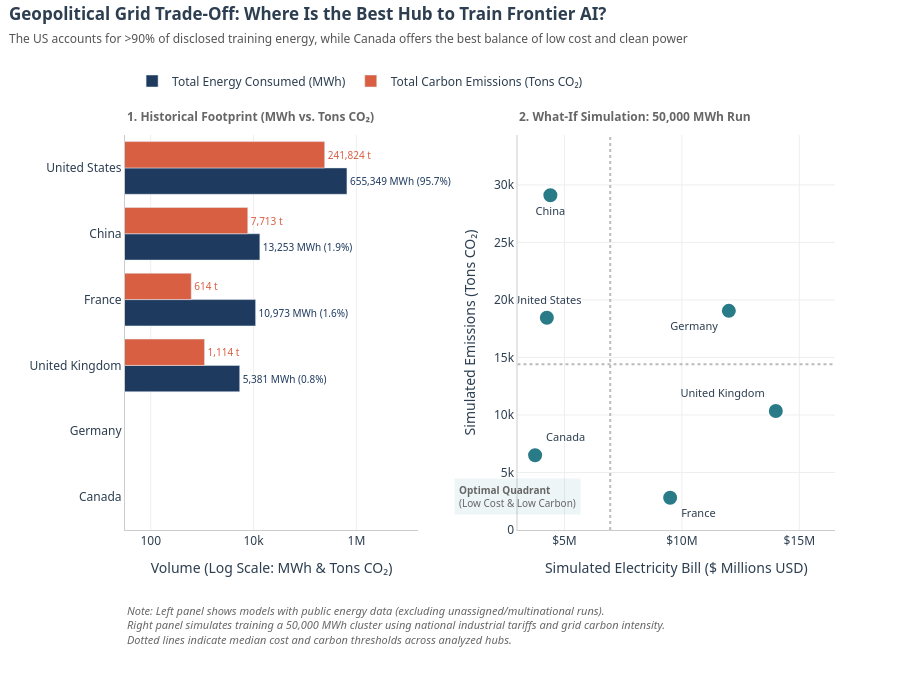

The notebook cell this image was saved under:
### Markdown cell above
### 6. Geopolitical Grid Trade-Off & Site Selection

### Code cell
fig5.update_layout(
    barmode="group",
    title=dict(
        text=(
            "<b>Geopolitical Grid Trade-Off: Where Is the Best Hub to Train Frontier AI?</b><br>"
            "<span style='font-size:12px; color:#555555;'>"
            "The US accounts for >90% of disclosed training energy, while Canada offers the best balance of low cost and clean power"
            "</span>"
        ),
        x=0.01,
        xanchor="left",
        y=0.97,
        yanchor="top",
    ),
    font=dict(family="Segoe UI, Arial, sans-serif", size=12, color="#2C3E50"),
    plot_bgcolor="white",
    paper_bgcolor="white",
    legend=dict(
        orientation="h",
        yanchor="bottom",
        y=1.10,        
        xanchor="left",
        x=0.01,
        bgcolor="rgba(255,255,255,0.9)",
    ),
    height=680,
    margin=dict(t=135, b=150, l=125, r=65), 
    annotations=[
        dict(
            text="<b>1. Historical Footprint (MWh vs. Tons CO₂)</b>",
            x=0.0,
            xanchor="left",
            y=1.02,
            yanchor="bottom",
            xref="x domain",
            yref="y domain",
            showarrow=False,
            font=dict(size=12, color="#666666"),
        ),
        dict(
            text="<b>2. What-If Simulation: 50,000 MWh Run</b>",
            x=0.0,
            xanchor="left",
            y=1.02,
            yanchor="bottom",
            xref="x2 domain",
            yref="y2 domain",
            showarrow=False,
            font=dict(size=12, color="#666666"),
        ),
        # Highlight Sweet Spot (Bottom-Left Quadrant)
        dict(
            text="<b>Optimal Quadrant</b><br>(Low Cost & Low Carbon)",
            x=df_country["sim_cost_usd_m"].min() * 0.80,
            y=df_country["sim_co2_tons"].max() * 0.10,
            xref="x2",
            yref="y2",
            showarrow=False,
            align="left",
            font=dict(size=10, color="#666666"),
            bgcolor="rgba(42, 123, 136, 0.08)",
            borderpad=4,
        ),
        dict(
            text=(
                "<i>Note: Left panel shows models with public energy data (excluding unassigned/multinational runs).<br>"
                "Right panel simulates training a 50,000 MWh cluster using national industrial tariffs and grid carbon intensity.<br>"
                "Dotted lines indicate median cost and carbon thresholds across analyzed hubs.</i>"
            ),
            x=0.0,
            xanchor="left",
            y=-0.18,
            yanchor="top",
            xref="paper",
            yref="paper",
            showarrow=False,
            align="left",
            font=dict(size=11, color="#666666"),
        ),
    ],
)

# Left panel axes (Log scale on X with generous headroom so outside labels never touch Panel 2)
fig5.update_xaxes(
    title_text="Volume (Log Scale: MWh & Tons CO₂)",
    title_standoff=14,
    type="log",
    range=[1.5, 7.2],
    gridcolor="#EEEEEE",
    linecolor="#CCCCCC",
    row=1,
    col=1,
)
fig5.update_yaxes(showgrid=False, linecolor="#CCCCCC", row=1, col=1)

# Right panel axes (Linear Cost vs Linear Carbon)
fig5.update_xaxes(
    title_text="Simulated Electricity Bill ($ Millions USD)",
    title_standoff=14,
    range=[df_country["sim_cost_usd_m"].min() * 0.80, df_country["sim_cost_usd_m"].max() * 1.18],
    tickprefix="$",
    ticksuffix="M",
    gridcolor="#EEEEEE",
    linecolor="#CCCCCC",
    row=1,
    col=2,
)
fig5.update_yaxes(
    title_text="Simulated Emissions (Tons CO₂)",
    range=[0, df_country["sim_co2_tons"].max() * 1.18],
    gridcolor="#EEEEEE",
    linecolor="#CCCCCC",
    row=1,
    col=2,
)

fig5.show()

### Figure 1 — Plotly figure (JSON) as saved in the notebook; plotly's stock layout.template omitted (floating-point values rounded to 4 significant figures)
{"data": [{"cliponaxis": false, "customdata": [[2, 33], [3, 19], [13, 64], [1, 13], [14, 165], [122, 709]], "hovertemplate": "<b>%{y}</b><br>Disclosed Energy: %{x:,.0f} MWh<br>Sample Coverage: %{customdata[0]} of %{customdata[1]} models<extra></extra>", "marker": {"color": "#1E3A5F"}, "name": "Total Energy Consumed (MWh)", "orientation": "h", "text": ["2 MWh (0.0%)", "11 MWh (0.0%)", "5,381 MWh (0.8%)", "10,973 MWh (1.6%)", "13,253 MWh (1.9%)", "655,349 MWh (95.7%)"], "textfont": {"color": "#1E3A5F", "size": 10}, "textposition": "outside", "type": "bar", "x": [1.505, 11.33, 5381.0, 10970.0, 13250.0, 655300.0], "xaxis": "x", "y": ["Canada", "Germany", "United Kingdom", "France", "China", "United States"], "yaxis": "y"}, {"cliponaxis": false, "customdata": [130.0, 381.0, 207.0, 56.0, 582.0, 369.0], "hovertemplate": "<b>%{y}</b><br>Estimated Emissions: %{x:,.0f} tons CO₂<br>Grid Carbon Intensity: %{customdata:.0f} gCO₂/kWh<extra></extra>", "marker": {"color": "#D95F43"}, "name": "Total Carbon Emissions (Tons CO₂)", "orientation": "h", "text": ["0 t", "4 t", "1,114 t", "614 t", "7,713 t", "241,824 t"], "textfont": {"color": "#D95F43", "size": 10}, "textposition": "outside", "type": "bar", "x": [0.1957, 4.316, 1114.0, 614.5, 7713.0, 241800.0], "xaxis": "x", "y": ["Canada", "Germany", "United Kingdom", "France", "China", "United States"], "yaxis": "y"}, {"customdata": [[0.075, 130.0], [0.24, 381.0], [0.28, 207.0], [0.19, 56.0], [0.088, 582.0], [0.085, 369.0]], "hovertemplate": "<b>%{text} (50,000 MWh Benchmark Run)</b><br>Electricity Bill: <b>$%{x:.2f}M</b> ($%{customdata[0]:.3f}/kWh)<br>Carbon Emissions: <b>%{y:,.0f} tons CO₂</b> (%{customdata[1]:.0f} gCO₂/kWh)<extra></extra>", "marker": {"color": "#2A7B88", "line": {"color": "white", "width": 2}, "size": 16}, "mode": "markers+text", "name": "50,000 MWh Training Simulation", "showlegend": false, "text": ["Canada", "Germany", "United Kingdom", "France", "China", "United States"], "textfont": {"color": "#2C3E50", "size": 11}, "textposition": ["top right", "bottom left", "top left", "bottom right", "bottom center", "top center"], "type": "scatter", "x": [3.75, 12.0, 14.0, 9.5, 4.4, 4.25], "xaxis": "x2", "y": [6500.0, 19050.0, 10350.0, 2800.0, 29100.0, 18450.0], "yaxis": "y2"}], "layout": {"annotations": [{"font": {"color": "#666666", "size": 12}, "showarrow": false, "text": "<b>1. Historical Footprint (MWh vs. Tons CO₂)</b>", "x": 0, "xanchor": "left", "xref": "x domain", "y": 1.02, "yanchor": "bottom", "yref": "y domain"}, {"font": {"color": "#666666", "size": 12}, "showarrow": false, "text": "<b>2. What-If Simulation: 50,000 MWh Run</b>", "x": 0, "xanchor": "left", "xref": "x2 domain", "y": 1.02, "yanchor": "bottom", "yref": "y2 domain"}, {"align": "left", "bgcolor": "rgba(42, 123, 136, 0.08)", "borderpad": 4, "font": {"color": "#666666", "size": 10}, "showarrow": false, "text": "<b>Optimal Quadrant</b><br>(Low Cost & Low Carbon)", "x": 3, "xref": "x2", "y": 2910, "yref": "y2"}, {"align": "left", "font": {"color": "#666666", "size": 11}, "showarrow": false, "text": "<i>Note: Left panel shows models with public energy data (excluding unassigned/multinational runs).<br>Right panel simulates training a 50,000 MWh cluster using national industrial tariffs and grid carbon intensity.<br>Dotted lines indicate median cost and carbon thresholds across analyzed hubs.</i>", "x": 0, "xanchor": "left", "xref": "paper", "y": -0.18, "yanchor": "top", "yref": "paper"}], "barmode": "group", "font": {"color": "#2C3E50", "family": "Segoe UI, Arial, sans-serif", "size": 12}, "height": 680, "legend": {"bgcolor": "rgba(255,255,255,0.9)", "orientation": "h", "x": 0.01, "xanchor": "left", "y": 1.1, "yanchor": "bottom"}, "margin": {"b": 150, "l": 125, "r": 65, "t": 135}, "paper_bgcolor": "white", "plot_bgcolor": "white", "shapes": [{"line": {"color": "#BBBBBB", "dash": "dot"}, "type": "line", "x0": 6.95, "x1": 6.95, "xref": "x2", "y0": 0, "y1": 1, "yref": "y2 domain"}, {"line": {"color": "#BBBBBB", "dash": "dot"}, "type": "line", "x0": 0, "x1": 1, "xref": "x2 domain", "y0": 14400, "y1": 14400, "yref": "y2"}], "title": {"text": "<b>Geopolitical Grid Trade-Off: Where Is the Best Hub to Train Frontier AI?</b><br><span style='font-size:12px; color:#555555;'>The US accounts for >90% of disclosed training energy, while Canada offers the best balance of low cost and clean power</span>", "x": 0.01, "xanchor": "left", "y": 0.97, "yanchor": "top"}, "xaxis": {"anchor": "y", "domain": [0, 0.4128], "gridcolor": "#EEEEEE", "linecolor": "#CCCCCC", "range": [1.5, 7.2], "title": {"standoff": 14, "text": "Volume (Log Scale: MWh & Tons CO₂)"}, "type": "log"}, "xaxis2": {"anchor": "y2", "domain": [0.5528, 1], "gridcolor": "#EEEEEE", "linecolor": "#CCCCCC", "range": [3, 16.52], "tickprefix": "$", "ticksuffix": "M", "title": {"standoff": 14, "text": "Simulated Electricity Bill ($ Millions USD)"}}, "yaxis": {"anchor": "x", "domain": [0, 1], "linecolor": "#CCCCCC", "showgrid": false}, "yaxis2": {"anchor": "x2", "domain": [0, 1], "gridcolor": "#EEEEEE", "linecolor": "#CCCCCC", "range": [0, 34338], "title": {"text": "Simulated Emissions (Tons CO₂)"}}}}
